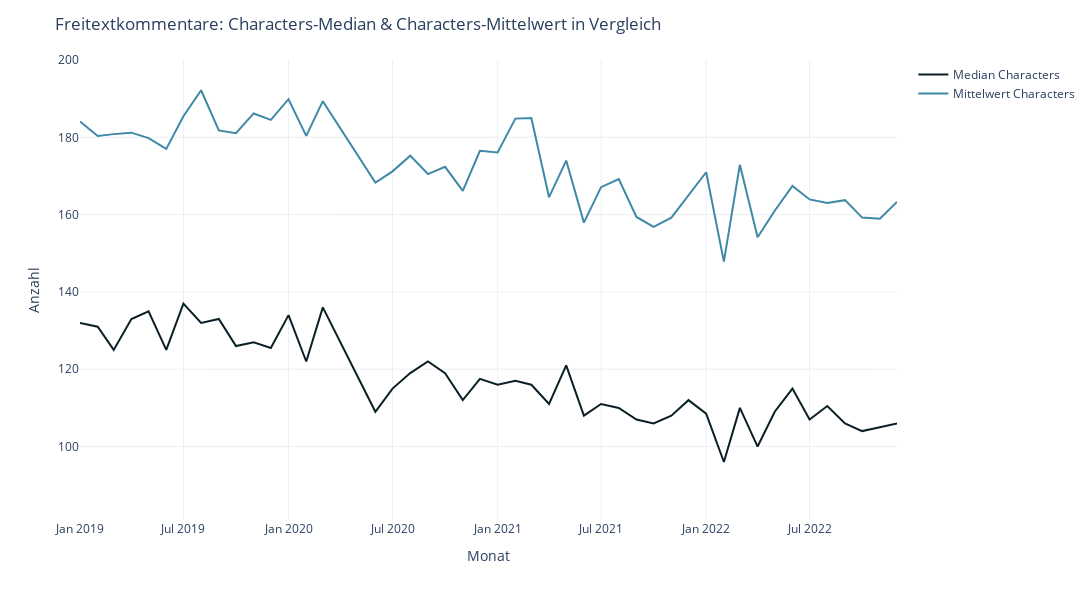

The code cell stored with this chart in its notebook:
### Code cell
fig = px.line(df_text_character_counts_month,
              x="yearmonth",
              y=['Median Characters','Mittelwert Characters'],
              color_discrete_sequence=color_discrete_sequence,
              template=template)
fig.update_layout(
    title="Freitextkommentare: Characters-Median & Characters-Mittelwert in Vergleich",
    yaxis_title='Anzahl',
    xaxis_title='Monat',
    width=1200, 
    height=600,
    legend_title="")
fig.update_traces(line_width=2)
fig.update_yaxes(range=(81,200))



fig.show()

pio.write_image(fig,"images/fig-Characters-median-mittelwert.svg") #save fig as svg

### Figure 1 — Plotly figure (JSON) as saved in the notebook; plotly's stock layout.template omitted (floating-point values rounded to 4 significant figures)
{"data": [{"hovertemplate": "variable=Median Characters<br>yearmonth=%{x}<br>value=%{y}<extra></extra>", "legendgroup": "Median Characters", "line": {"color": "#0B1F26", "dash": "solid", "width": 2}, "marker": {"symbol": "circle"}, "mode": "lines", "name": "Median Characters", "orientation": "v", "showlegend": true, "type": "scatter", "x": ["2019-01-01T00:00:00", "2019-02-01T00:00:00", "2019-03-01T00:00:00", "2019-04-01T00:00:00", "2019-05-01T00:00:00", "2019-06-01T00:00:00", "2019-07-01T00:00:00", "2019-08-01T00:00:00", "2019-09-01T00:00:00", "2019-10-01T00:00:00", "2019-11-01T00:00:00", "2019-12-01T00:00:00", "2020-01-01T00:00:00", "2020-02-01T00:00:00", "2020-03-01T00:00:00", "2020-06-01T00:00:00", "2020-07-01T00:00:00", "2020-08-01T00:00:00", "2020-09-01T00:00:00", "2020-10-01T00:00:00", "2020-11-01T00:00:00", "2020-12-01T00:00:00", "2021-01-01T00:00:00", "2021-02-01T00:00:00", "2021-03-01T00:00:00", "2021-04-01T00:00:00", "2021-05-01T00:00:00", "2021-06-01T00:00:00", "2021-07-01T00:00:00", "2021-08-01T00:00:00", "2021-09-01T00:00:00", "2021-10-01T00:00:00", "2021-11-01T00:00:00", "2021-12-01T00:00:00", "2022-01-01T00:00:00", "2022-02-01T00:00:00", "2022-03-01T00:00:00", "2022-04-01T00:00:00", "2022-05-01T00:00:00", "2022-06-01T00:00:00", "2022-07-01T00:00:00", "2022-08-01T00:00:00", "2022-09-01T00:00:00", "2022-10-01T00:00:00", "2022-11-01T00:00:00", "2022-12-01T00:00:00"], "xaxis": "x", "y": [132, 131, 125, 133, 135, 125, 137, 132, 133, 126, 127, 125.5, 134, 122, 136, 109, 115, 119, 122, 119, 112, 117.5, 116, 117, 116, 111, 121, 108, 111, 110, 107, 106, 108, 112, 108.5, 96, 110, 100, 109, 115, 107, 110.5, 106, 104, 105, 106], "yaxis": "y"}, {"hovertemplate": "variable=Mittelwert Characters<br>yearmonth=%{x}<br>value=%{y}<extra></extra>", "legendgroup": "Mittelwert Characters", "line": {"color": "#3F89A6", "dash": "solid", "width": 2}, "marker": {"symbol": "circle"}, "mode": "lines", "name": "Mittelwert Characters", "orientation": "v", "showlegend": true, "type": "scatter", "x": ["2019-01-01T00:00:00", "2019-02-01T00:00:00", "2019-03-01T00:00:00", "2019-04-01T00:00:00", "2019-05-01T00:00:00", "2019-06-01T00:00:00", "2019-07-01T00:00:00", "2019-08-01T00:00:00", "2019-09-01T00:00:00", "2019-10-01T00:00:00", "2019-11-01T00:00:00", "2019-12-01T00:00:00", "2020-01-01T00:00:00", "2020-02-01T00:00:00", "2020-03-01T00:00:00", "2020-06-01T00:00:00", "2020-07-01T00:00:00", "2020-08-01T00:00:00", "2020-09-01T00:00:00", "2020-10-01T00:00:00", "2020-11-01T00:00:00", "2020-12-01T00:00:00", "2021-01-01T00:00:00", "2021-02-01T00:00:00", "2021-03-01T00:00:00", "2021-04-01T00:00:00", "2021-05-01T00:00:00", "2021-06-01T00:00:00", "2021-07-01T00:00:00", "2021-08-01T00:00:00", "2021-09-01T00:00:00", "2021-10-01T00:00:00", "2021-11-01T00:00:00", "2021-12-01T00:00:00", "2022-01-01T00:00:00", "2022-02-01T00:00:00", "2022-03-01T00:00:00", "2022-04-01T00:00:00", "2022-05-01T00:00:00", "2022-06-01T00:00:00", "2022-07-01T00:00:00", "2022-08-01T00:00:00", "2022-09-01T00:00:00", "2022-10-01T00:00:00", "2022-11-01T00:00:00", "2022-12-01T00:00:00"], "xaxis": "x", "y": [184.1, 180.3, 180.8, 181.2, 179.8, 177.0, 185.5, 192.2, 181.8, 181.1, 186.2, 184.5, 189.9, 180.4, 189.3, 168.3, 171.2, 175.3, 170.5, 172.4, 166.2, 176.5, 176.1, 184.8, 185.0, 164.5, 174.0, 157.9, 167.1, 169.2, 159.4, 156.8, 159.2, 165.1, 171.0, 147.8, 172.9, 154.2, 161, 167.4, 163.9, 163.0, 163.7, 159.2, 158.9, 163.3], "yaxis": "y"}], "layout": {"height": 600, "legend": {"title": {"text": ""}, "tracegroupgap": 0}, "margin": {"t": 60}, "title": {"text": "Freitextkommentare: Characters-Median & Characters-Mittelwert in Vergleich"}, "width": 1200, "xaxis": {"anchor": "y", "domain": [0, 1], "title": {"text": "Monat"}}, "yaxis": {"anchor": "x", "domain": [0, 1], "range": [81, 200], "title": {"text": "Anzahl"}}}}
